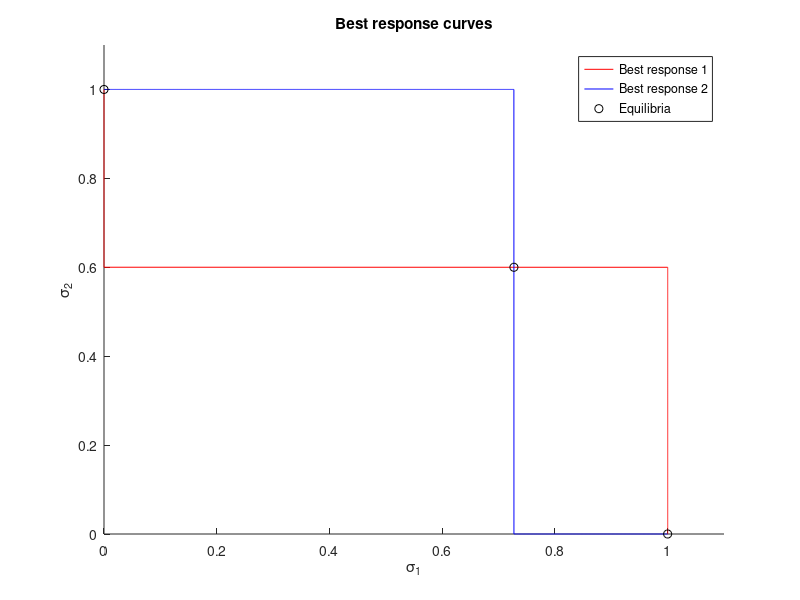

This chart was generated by the following MATLAB code:
clear;
clc;
close all;

cd 'C:\Users\19195\OneDrive\Documents\University of Wisconsin\First Year\Fall Classes\Econ 711\Lones Smith\Problem Sets\PS1'

%Written by Sarah Bass, 11/2/20
grid = 0:0.0001:1;

BR1 = grid<=0.6;
BR2 = grid<=(8/11);
figure
hold on
plot(BR1,grid,'r-')
plot(grid,BR2,'b-')
plot([0 1 8/11],[1 0 0.6],'ko')
hold off
set(gcf,'Color',[1 1 1])
xlim([0 1.1])
ylim([0 1.1])
ylabel('\sigma_2')
xlabel('\sigma_1')
legend('Best response 1','Best response 2','Equilibria')
title('Best response curves')
saveas(gcf,'best_response.png')